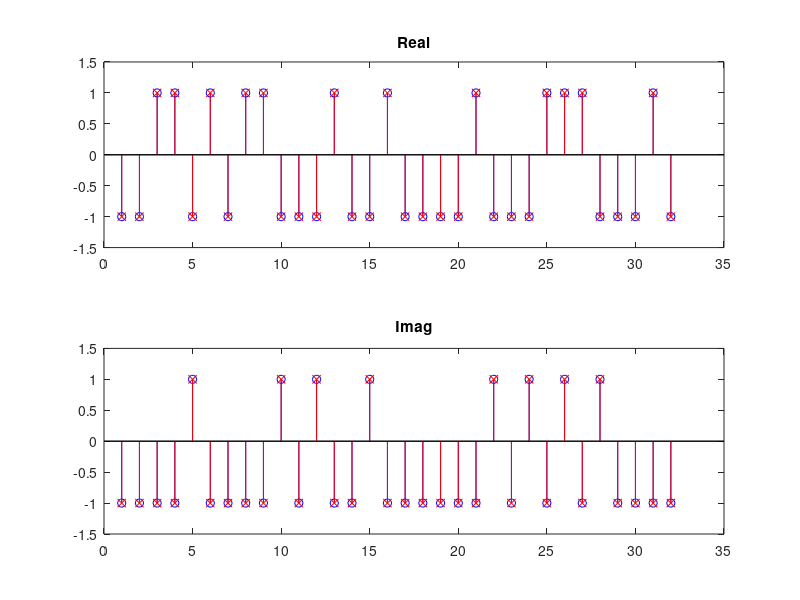

Source code (MATLAB):
S = [1+1j, 1-1j, -1+1j, -1-1j];
rng(0);  % đảm bảo tái hiện được kết quả
x_all = S(randi(4, 96, 1));  % tạo 96 sample QPSK
x = ifft(x_all(1:32).');

W32 = exp(-1j * 2 * pi/32 * (0:15)).';  % Twiddle factors

%% === Stage 1 ===
x1 = x(1:16);
x2 = x(17:32);
a1 = x1 + x2;
b1 = (x1 - x2) .* W32;
stage1_out = [a1; b1];

%% === Stage 2 ===
stage2_in = stage1_out;
a2 = stage2_in([1:8 17:24]) + stage2_in([9:16 25:32]);
b2 = (stage2_in([1:8 17:24]) - stage2_in([9:16 25:32])) .* W32([1 3 5 7 9 11 13 15 1 3 5 7 9 11 13 15]);
stage2_out = zeros(32,1);
stage2_out([1:8 17:24]) = a2;
stage2_out([9:16 25:32]) = b2;

%% === Stage 3 ===
stage3_in = stage2_out;
a3 = stage3_in([1:4 9:12 17:20 25:28]) + stage3_in([5:8 13:16 21:24 29:32]);
b3 = (stage3_in([1:4 9:12 17:20 25:28]) - stage3_in([5:8 13:16 21:24 29:32])) .* W32(repmat([1 5 9 13],1,4));
stage3_out = zeros(32,1);
stage3_out([1:4 9:12 17:20 25:28]) = a3;
stage3_out([5:8 13:16 21:24 29:32]) = b3;

%% === Stage 4 ===
stage4_in = stage3_out;
a4_idx1 = [1 2 5 6 9 10 13 14 17 18 21 22 25 26 29 30];
a4_idx2 = [3 4 7 8 11 12 15 16 19 20 23 24 27 28 31 32];
a4 = stage4_in(a4_idx1) + stage4_in(a4_idx2);
b4 = (stage4_in(a4_idx1) - stage4_in(a4_idx2)) .* W32(repmat([1 9],1,8));
stage4_out = zeros(32,1);
stage4_out(a4_idx1) = a4;
stage4_out(a4_idx2) = b4;

%% === Stage 5 ===
stage5_in = stage4_out;
a5_idx1 = 1:2:31;
a5_idx2 = 2:2:32;
a5 = stage5_in(a5_idx1) + stage5_in(a5_idx2);
b5 = stage5_in(a5_idx1) - stage5_in(a5_idx2);
stage5_out = zeros(32,1);
stage5_out(a5_idx1) = a5;
stage5_out(a5_idx2) = b5;

%% === Bit-reversal ===
bit_rev_idx = bitrevorder(0:31) + 1;
X_mdc = stage5_out(bit_rev_idx);

%% === So sánh ===
X_ref = fft(x);
fprintf('Max abs error: %.3e\n', max(abs(X_ref - X_mdc)));

% === Vẽ kết quả ===
subplot(2,1,1); stem(real(X_ref), 'bo'); hold on; stem(real(X_mdc), 'rx'); title('Real');
subplot(2,1,2); stem(imag(X_ref), 'bo'); hold on; stem(imag(X_mdc), 'rx'); title('Imag');
